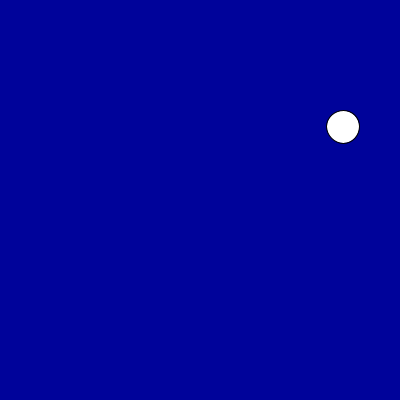
Frame 1 (no input)
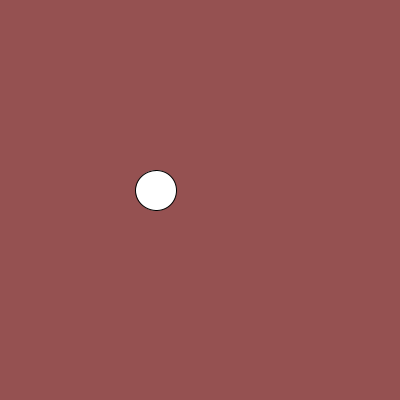
Frame 60 (the mouse pressed at the canvas centre just before this capture)
Frame 120 (the mouse held since frame 60 and released just before this capture): identical to frame 60, image omitted

The Processing sketch that drew these frames (run headless with seeded random() and noise(); from frame 60 on, the mouse is pressed at the canvas centre):

// Processing sketch: processing_105689
// ── processing_105689.pde

float yay;
boolean stopGo;

void setup () {
  size (400,400);
  colorMode(HSB,100,100,100,50);
  
  stopGo = false;
}

void draw (){
  if (stopGo==false){ 
  yay = random (50);
   background (random(255), random(255), random(255));
  ellipse (random(width), random(height), yay, yay);
  }
  else
  if (stopGo==true){
  }
}

void mousePressed(){
  stopGo = !stopGo;
}
